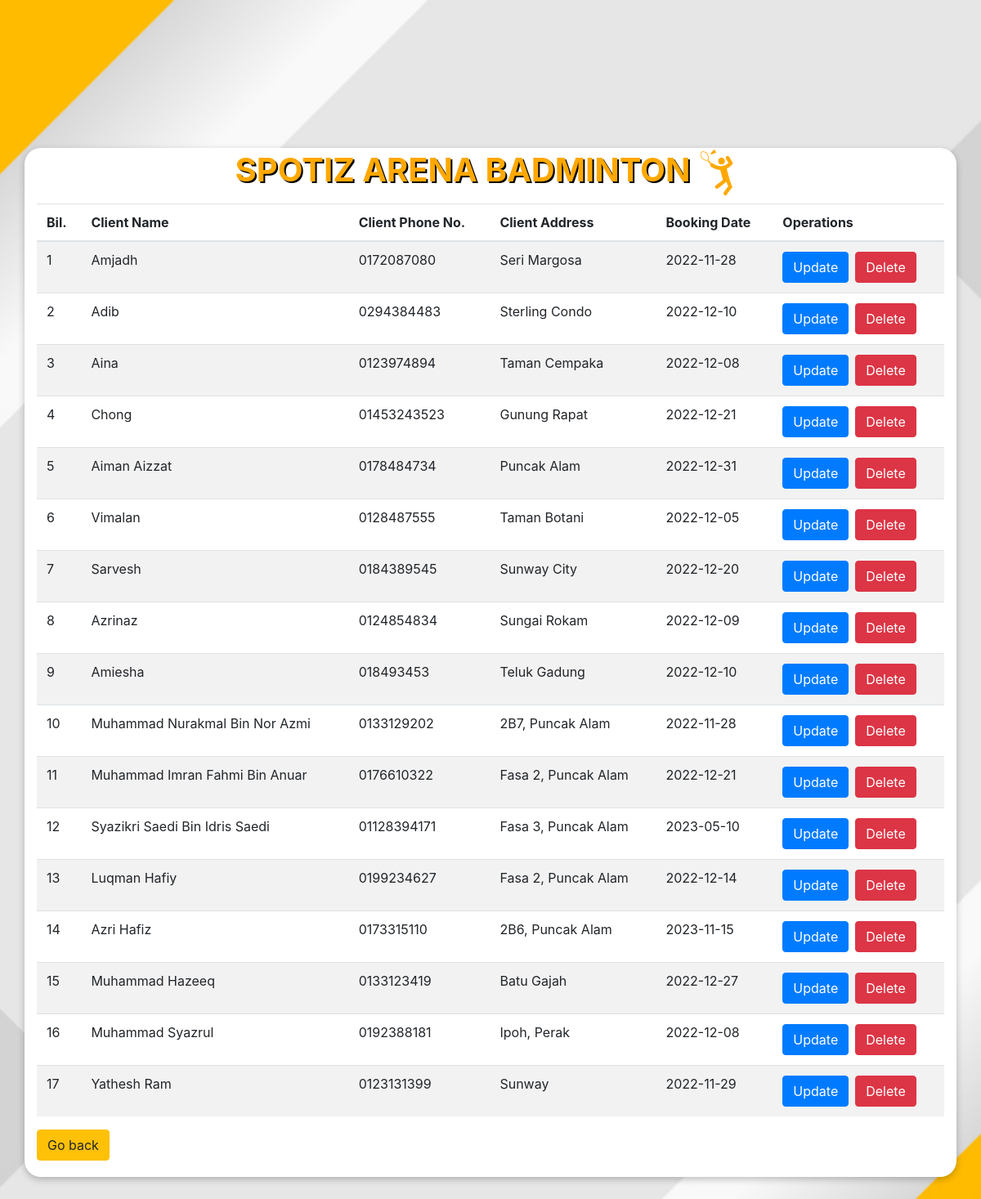
Page /viewClient.php on the committed database.
### tables this page shows
CREATE TABLE `client` (
  `Client Id` int NOT NULL,
  `Client Name` varchar(255) NOT NULL,
  `Client Phone No.` varchar(255) NOT NULL,
  `Client Address` varchar(255) NOT NULL,
  `Booking Date` date NOT NULL
);

### viewClient.php (the view, shortened to what this page needs)
<html>
    <head>
        <link rel="stylesheet" href="https://cdn.jsdelivr.net/npm/bootstrap@4.3.1/dist/css/bootstrap.min.css">
    </head>
<body>
<div class = "container">
<p class="h1" style = "text-align:center; font-weight:bold;">SPOTIZ ARENA BADMINTON
<img src = "img/man.png" height = "60px" weight = "60px" style = "margin-right:10px;">
</p>
<table class="table table-striped">
<thead>
    <tr>
      <th scope="col">Bil.</th>
      <th scope="col">Client Name</th>
      <th scope="col">Client Phone No.</th>
      <th scope="col">Client Address</th>
      <th scope="col">Booking Date</th>
      <th scope="col">Operations</th>
    </tr>
  </thead>
  <tbody>
<?php
include("conn.php");
$sql_display = "SELECT * FROM `client`";
$res_display = mysqli_query($con,$sql_display);
$bil = 1;
while($row=mysqli_fetch_array($res_display))
{
    $data_id = $row[0];
    $data_name = $row[1];
    $data_phone = $row[2];
    $data_address = $row[3];
    $data_date = $row[4];
    echo "<tr>";
        echo "<td>";
            echo $bil++;
        echo "</td>";echo "<td>";
            echo $data_name;
        echo "</td>";
        echo "<td>";
            echo $data_phone;
        echo "</td>";
        echo "<td>";
            echo $data_address;
        echo "</td>";
        echo "<td>";
            echo $data_date;
        echo "</td>";
        echo "<td>";
            echo "<a class = 'btn btn-primary' style = 'margin-right:8px;'  href=\"updateClient.php?id=". $data_id . "\">Update";
            echo "<a class = 'btn btn-danger' href=\"deleteClient.php?id=". $data_id . "\" onclick=\"return confirm('You want to delete this client?')\">Delete";
        echo "</td>";
    echo "</tr>";
}
?>
</table>
<a class = 'btn btn-warning'  href='chooseOperation.php'>Go back</a>
</div>
</body>
</html>

### viewClient.php (style rules this page uses)
.container { box-shadow: rgba(0, 0, 0, 0.24) 0px 3px 8px; border-top-left-radius: 20px 20px; border-top-right-radius: 20px 20px; border-bottom-left-radius: 20px 20px; border-bottom-right-radius: 20px 20px; margin-top:20px; background:white; }
.btn-warning { margin-bottom:20px; }
body { height: 200vh; display: flex; align-items: center; justify-content: center; background: url("./img/bg2.jpg") no-repeat center bottom/cover; }
.h1 { color:#ffa800; text-shadow: 2px 2px black; }

### rows in the picture
client: Client Name "Amjadh", value "0172087080", Client Address "Seri Margosa", Booking Date "2022-11-28"
client: Client Name "Adib", value "0294384483", Client Address "Sterling Condo", Booking Date "2022-12-10"
client: Client Name "Aina", value "0123974894", Client Address "Taman Cempaka", Booking Date "2022-12-08"
client: Client Name "Chong", value "01453243523", Client Address "Gunung Rapat", Booking Date "2022-12-21"
client: Client Name "Aiman Aizzat", value "0178484734", Client Address "Puncak Alam", Booking Date "2022-12-31"
client: Client Name "Vimalan", value "0128487555", Client Address "Taman Botani", Booking Date "2022-12-05"
client: Client Name "Sarvesh", value "0184389545", Client Address "Sunway City", Booking Date "2022-12-20"
client: Client Name "Azrinaz", value "0124854834", Client Address "Sungai Rokam", Booking Date "2022-12-09"
client: Client Name "Amiesha", value "018493453", Client Address "Teluk Gadung", Booking Date "2022-12-10"
client: Client Name "Muhammad Nurakmal Bin Nor Azmi", value "0133129202", Client Address "2B7, Puncak Alam", Booking Date "2022-11-28"
client: Client Name "Muhammad Imran Fahmi Bin Anuar", value "0176610322", Client Address "Fasa 2, Puncak Alam", Booking Date "2022-12-21"
client: Client Name "Syazikri Saedi Bin Idris Saedi", value "01128394171", Client Address "Fasa 3, Puncak Alam", Booking Date "2023-05-10"
client: Client Name "Luqman Hafiy", value "0199234627", Client Address "Fasa 2, Puncak Alam", Booking Date "2022-12-14"
client: Client Name "Azri Hafiz", value "0173315110", Client Address "2B6, Puncak Alam", Booking Date "2023-11-15"
client: Client Name "Muhammad Hazeeq", value "0133123419", Client Address "Batu Gajah", Booking Date "2022-12-27"
client: Client Name "Muhammad Syazrul", value "0192388181", Client Address "Ipoh, Perak", Booking Date "2022-12-08"
client: Client Name "Yathesh Ram", value "0123131399", Client Address "Sunway", Booking Date "2022-11-29"
